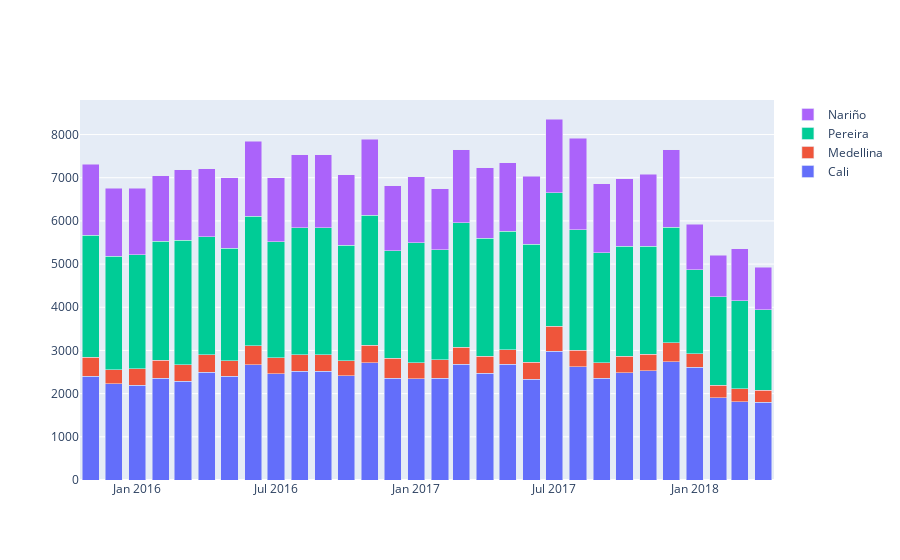

Notebook code cell kept with this figure:
### Code cell
fig = go.Figure(data=[
    go.Bar(name=office_names.loc[idx, 'name'], x=dates, y=sells[idx].sort_index().values) for idx in sorted(office_ids)
])
fig.update_layout(barmode='stack')
fig.show()
